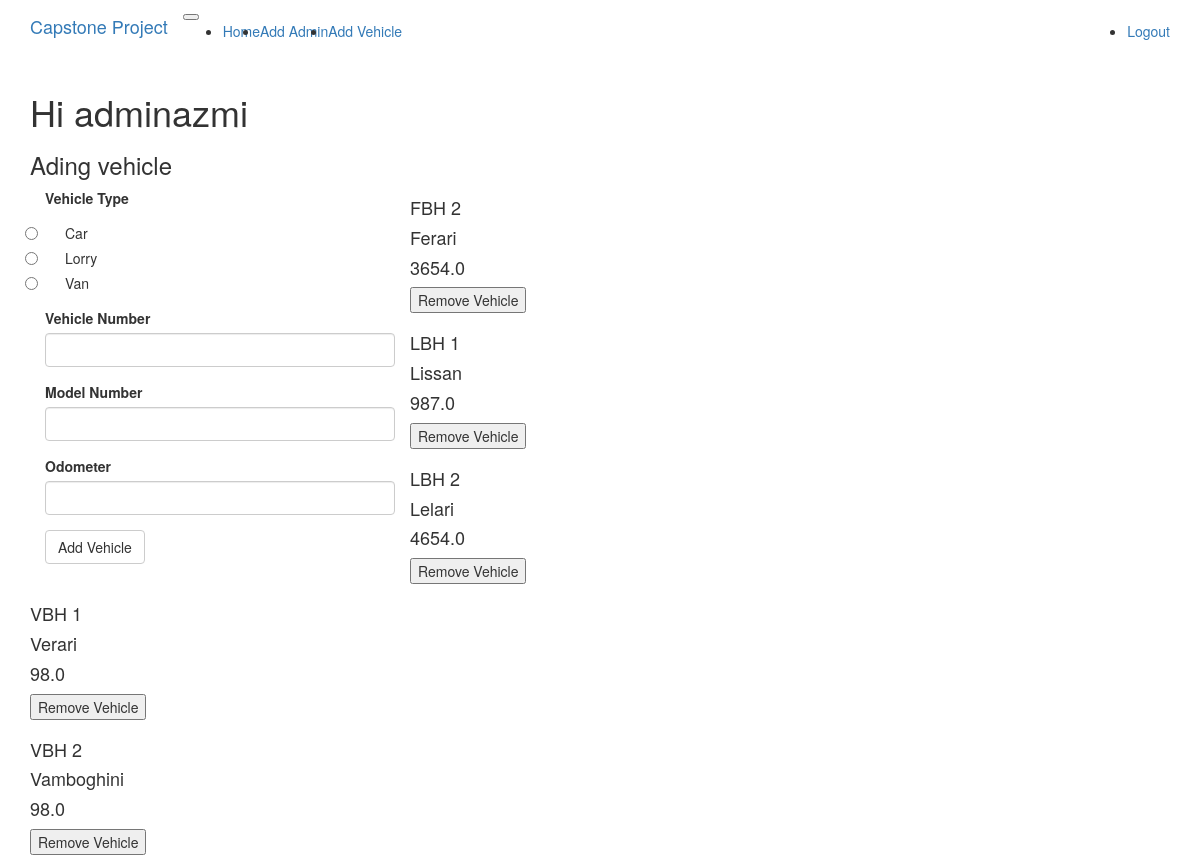
The page /addvehicle (signed in) on the database its author committed.
### app/models.py (models this page shows, shortened)
class User(UserMixin, db.Model):
	__tablename__ = 'user'
	id = db.Column(db.Integer, primary_key=True)
	username = db.Column(db.String(64), index=True, unique=True)
	password_hash = db.Column(db.String(128))
	type = db.Column(db.String)

class AdminUser(User):
	def __init__(self, username):
		self.type = 'admin'
		self.username=username

class Vehicle(db.Model):
	__tablename__ = 'vehicle'
	id = db.Column(db.Integer, primary_key=True)
	vehicle_num = db.Column(db.String(64))
	model_number = db.Column(db.String(64))
	purchase_date = db.Column(db.String(64))
	odometer = db.Column(db.Float(64))
	vehicle_type = db.Column(db.String(64))
	unit_price = db.Column(db.Float(64))
	transaction = db.relationship('Transaction', backref='vehicle', lazy='dynamic')

class Car(Vehicle):
	def __init__(self):
		self.unit_price = 90.0
		self.vehicle_type = 'car'

### app/routes.py (the view, shortened to what this page needs)
@application.route('/addvehicle', methods=["GET","POST"])
@login_required
def addvehicle():
	user = AdminUser.query.filter_by(username = current_user.username).first()
	if user.type != 'admin':
		return redirect('/')
	vehicles = Vehicle.query.all()
	form = AddVehicleForm()
	return render_template('add_vehicle.html', title='Add Vehicle',
		form=form, type=user.type, vehicles=vehicles)

### app/forms.py
class AddVehicleForm(FlaskForm):
	vehicleType = RadioField('Vehicle Type', choices = [('Car', 'Car'),('Lorry','Lorry'),('Van','Van')], validators=[DataRequired()])
	vehicleNum = StringField('Vehicle Number', validators=[DataRequired()])
	modelNumber = StringField('Model Number', validators=[DataRequired()])
	odometer = DecimalField('Odometer', validators= [DataRequired()] )
	submit = SubmitField('Add Vehicle')

### app/models.py (called while the page is built)
@login.user_loader
def load_user(id):
	return User.query.get(int(id))

### app/templates/add_vehicle.html (shortened to what this page needs)
{% extends "base.html" %}
{% import "bootstrap/wtf.html" as wtf %}
{% block app_content %}
    <h1>Hi {{current_user.username}}</h1>
    <h3> Ading vehicle</h3>
    <div>
        <div class="col-md-4">
            {{ wtf.quick_form(form) }}
        </div>
    </div>
    {% for vehicle in vehicles %}
        <div class='border border-primary'>
            <h4>{{vehicle.vehicle_num}}</h4>
            <h4>{{vehicle.model_number}}</h4>
            <h4>{{vehicle.odometer}}</h4>
            <form  action="/removevehicle" method="POST">
                <button name='id' value={{vehicle.id}} type="submit">Remove Vehicle</button>
            </form>
        </div>
    {% endfor %}
{% endblock %}

### app/templates/base.html (shortened to what this page needs)
{% extends "bootstrap/base.html" %}
{% block navbar %}
  <nav class="navbar  navbar-expand-lg navbar-light bg-light">
    <div class="container">
        <a class="navbar-brand" href="{{ url_for('index') }}">Capstone Project</a>
        <button type="button" class="navbar-toggler" data-toggle="collapse" data-target="#bs-example-navbar-collapse-1">
        </button>
      <div class="collapse navbar-collapse" id="bs-example-navbar-collapse-1">
        <ul class="navbar-nav mr-auto">
          <li class="nav-item"><a class="nav-link" href="{{ url_for('index') }}">Home</a></li>
          {% if type=='admin' %}
          <li class="nav-item"><a class="nav-link" href="{{ url_for('addadmin') }}">Add Admin</a></li>
          <li class="nav-item"><a class="nav-link" href="{{ url_for('addvehicle') }}">Add Vehicle</a></li>
          {% elif type=='customer' %}
          <li class="nav-item"><a class="nav-link" href="{{ url_for('balance') }}">Balance</a></li>
          {% endif %}
        </ul>
        <ul class="navbar-nav navbar-right">
          {% if current_user.is_anonymous %}
          <li class="nav-item"><a class="nav-link" href="{{ url_for('login') }}">Login</a></li>
          {% else %}
          <li class="nav-item"><a class="nav-link" href="{{ url_for('logout') }}">Logout</a></li>
          {% endif %}
        </ul>
      </div>
    </div>
  </nav>
{% endblock %}
{% block content %}
  <div class="container">
    {% block app_content %}{% endblock %}
  </div>
{% endblock %}

### rows shown on the page
AdminUser: username "adminazmi"
Car: vehicle_num "FBH 2", model_number "Ferari", odometer "3654.0", {{ vehicle.id }} 2 (drawn)
Car: vehicle_num "LBH 1", model_number "Lissan", odometer "987.0", {{ vehicle.id }} 3 (drawn)
Car: vehicle_num "LBH 2", model_number "Lelari", odometer "4654.0", {{ vehicle.id }} 4 (drawn)
Car: vehicle_num "VBH 1", model_number "Verari", odometer "98.0", {{ vehicle.id }} 5 (drawn)
Car: vehicle_num "VBH 2", model_number "Vamboghini", odometer "98.0", {{ vehicle.id }} 6 (drawn)
